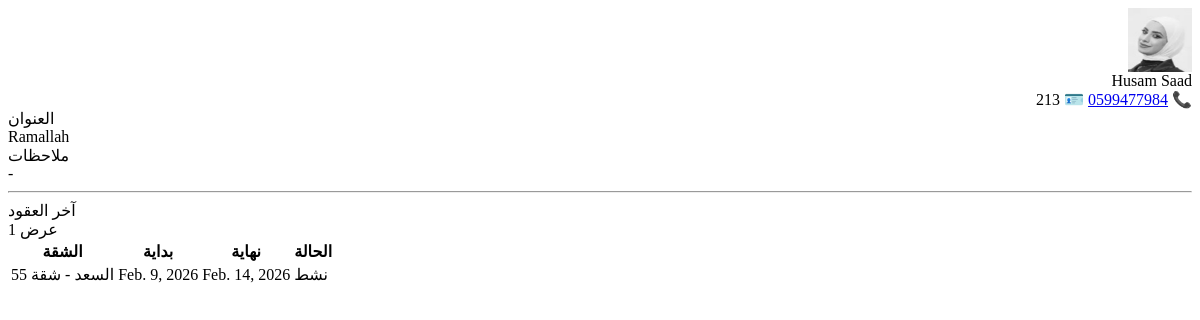
The page /tenants/quick/6/ on the database as committed earlier.
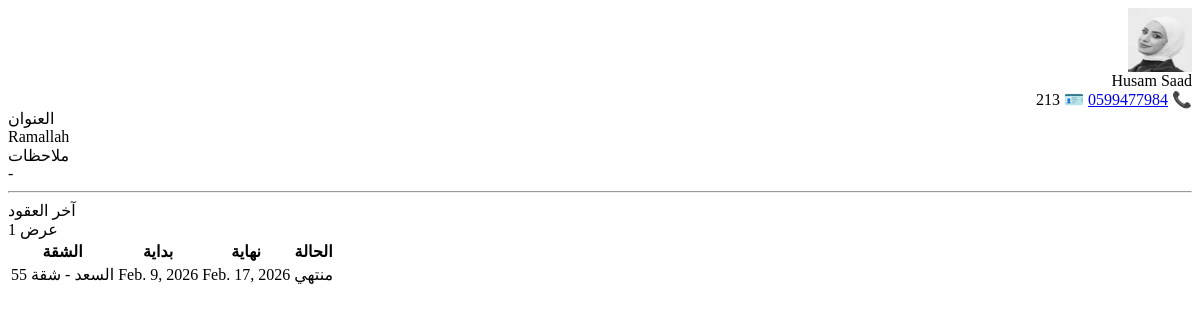
The same page on the database as committed later.
### listings/models.py (models this page shows, shortened)
class Lease(models.Model):
    class Status(models.TextChoices):
        ACTIVE = "ACTIVE", "نشط"
        EXPIRED = "EXPIRED", "منتهي"
        ENDED = "ENDED", "منتهي"
    apartment = models.ForeignKey(
        Apartment,
        verbose_name="الشقة",
        on_delete=models.PROTECT,
        related_name="leases"
    )
    tenant = models.ForeignKey(
        Tenant,
        verbose_name="المستأجر",
        on_delete=models.PROTECT,
        related_name="leases"
    )
    start_date = models.DateField("تاريخ البداية")
    end_date = models.DateField("تاريخ النهاية", null=True, blank=True)
    rent_amount = models.DecimalField("قيمة الإيجار المتفق عليها", max_digits=12, decimal_places=2)
    security_deposit = models.DecimalField("مبلغ التأمين", max_digits=12, decimal_places=2, default=0)
    status = models.CharField("حالة العقد", max_length=10, choices=Status.choices, default=Status.ACTIVE)
    notes = models.TextField("ملاحظات", blank=True)
    class Meta:
        verbose_name = "عقد"
        verbose_name_plural = "العقود"
        ordering = ["-start_date"]
        constraints = [
            models.UniqueConstraint(
                fields=["apartment"],
                condition=models.Q(status="ACTIVE"),
                name="unique_active_lease_per_apartment",
            )
        ]

class Apartment(models.Model):
    class Status(models.TextChoices):
        VACANT = "VACANT", "شاغرة"
        RENTED = "RENTED", "مؤجرة"
        MAINTENANCE = "MAINT", "صيانة"
    building = models.ForeignKey(
        Building,
        verbose_name="العمارة",
        on_delete=models.CASCADE,
        related_name="apartments"
    )
    apartment_no = models.CharField("رقم الشقة", max_length=50)
    floor = models.CharField("الطابق", max_length=50, blank=True)
    rooms = models.PositiveSmallIntegerField("عدد الغرف", default=0)
    area_m2 = models.DecimalField("المساحة (م²)", max_digits=8, decimal_places=2, default=0)
    rent_amount = models.DecimalField("قيمة الإيجار", max_digits=12, decimal_places=2, default=0)
    status = models.CharField("الحالة", max_length=10, choices=Status.choices, default=Status.VACANT)
    notes = models.TextField("ملاحظات", blank=True)
    class Meta:
        verbose_name = "شقة"
        verbose_name_plural = "الشقق"
        unique_together = ("building", "apartment_no")
        ordering = ["building", "apartment_no"]
    def __str__(self):
        return f"{self.building.name} - شقة {self.apartment_no}"

class Building(models.Model):
    name = models.CharField("اسم العمارة", max_length=150)
    address = models.CharField("العنوان", max_length=255, blank=True)
    notes = models.TextField("ملاحظات", blank=True)
    class Meta:
        verbose_name = "عمارة"
        verbose_name_plural = "العمارات"
        ordering = ["name"]

### listings/views.py (the view)
# urls.py: path("tenants/quick/<int:pk>/", views.tenant_quick_view, name="tenant_quick_view"),
def tenant_quick_view(request, pk):
    tenant = get_object_or_404(Tenant, pk=pk)
    leases = (Lease.objects
              .select_related("apartment")
              .filter(tenant=tenant)
              .order_by("-start_date")[:5])
    return render(request, "listings/partials/tenant_quick_view.html", {
        "tenant": tenant,
        "leases": leases,
    })

### listings/templates/listings/partials/tenant_quick_view.html
<div class="d-flex align-items-start justify-content-between mb-3 flex-wrap gap-2" dir="rtl">
  <div class="d-flex align-items-center gap-3">
    {% if tenant.photo %}
      <img src="{{ tenant.photo.url }}"
           alt="صورة المستأجر"
           class="rounded-circle border shadow-sm object-fit-cover"
           style="width:64px;height:64px;"
           loading="lazy">
    {% else %}
      <div class="rounded-circle border shadow-sm d-flex align-items-center justify-content-center bg-light"
           style="width:64px;height:64px;font-weight:700;">
        {{ tenant.full_name|default:tenant|slice:":1" }}
      </div>
    {% endif %}
    <div class="fs-5 fw-bold text-truncate" style="max-width:260px;">
      {{ tenant.full_name|default:tenant }}
    </div>
  </div>
  <div class="small text-muted mt-1">
    <span class="ms-3">
      📞
      {% if tenant.phone %}
        <a href="tel:{{ tenant.phone }}" class="text-muted text-decoration-none">{{ tenant.phone }}</a>
      {% else %}
        -
      {% endif %}
    </span>
    <span>🪪 {{ tenant.id_number|default:"-" }}</span>
  </div>
</div>
<div class="row g-2">
  <div class="col-12 col-md-6">
    <div class="p-3 border rounded-3 bg-white h-100">
      <div class="small text-muted mb-1">العنوان</div>
      <div class="fw-semibold">{{ tenant.address|default:"-" }}</div>
    </div>
  </div>
  <div class="col-12 col-md-6">
    <div class="p-3 border rounded-3 bg-white h-100">
      <div class="small text-muted mb-1">ملاحظات</div>
      <div class="fw-semibold">{{ tenant.notes|default:"-" }}</div>
    </div>
  </div>
</div>
<hr class="my-3">
<div class="d-flex align-items-center justify-content-between mb-2">
  <div class="fw-bold">آخر العقود</div>
  <div class="small text-muted">{{ leases|length }} عرض</div>
</div>
<div class="table-responsive">
  <table class="table table-sm align-middle mb-0">
    <thead class="table-light">
      <tr class="small text-muted">
        <th>الشقة</th>
        <th class="text-nowrap">بداية</th>
        <th class="text-nowrap">نهاية</th>
        <th class="text-nowrap">الحالة</th>
      </tr>
    </thead>
    <tbody>
      {% for l in leases %}
      <tr>
        <td class="fw-semibold">{{ l.apartment }}</td>
        <td class="text-nowrap">{{ l.start_date }}</td>
        <td class="text-nowrap">{{ l.end_date|default:"-" }}</td>
        <td>
          <span class="badge rounded-pill text-bg-secondary">{{ l.get_status_display }}</span>
        </td>
      </tr>
      {% empty %}
      <tr>
        <td colspan="4" class="text-center text-muted py-3">لا يوجد عقود.</td>
      </tr>
      {% endfor %}
    </tbody>
  </table>
</div>

Rows that differ between the two databases and show on the page:
changed Lease "السعد - شقة 55": end_date "Feb. 14, 2026" → "Feb. 17, 2026"; status "نشط" → "منتهي"
